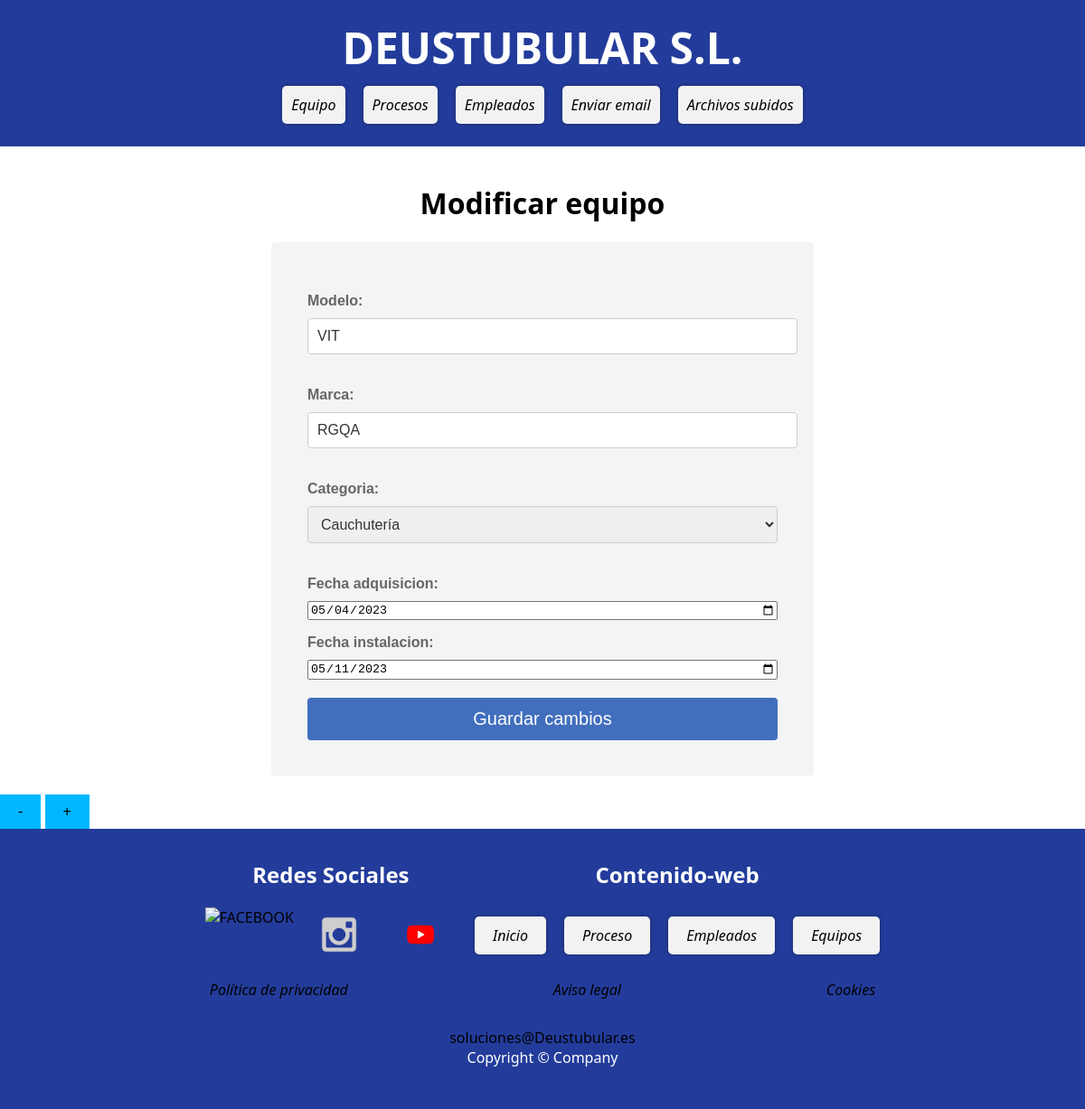
/appdeustutub/equipo/modificar/10/, run on the app's committed database.
### appdeustutub/models.py (models this page shows, shortened)
class Equipo(models.Model):
    modelo = models.CharField(max_length=100)
    marca = models.CharField(max_length=100)
    categoria = models.ForeignKey(Categoria, on_delete=models.CASCADE)
    fecha_adquisicion = models.DateField()
    fecha_instalacion = models.DateField()

### appdeustutub/views.py (the view)
# urls.py: path('equipo/modificar/<int:equipo_id>/', views.modificar_equipo, name='modificar_equipo'),
def modificar_equipo(request, equipo_id):
    equipo = get_object_or_404(Equipo, pk=equipo_id)
    if request.method == 'POST':
        form = EquipoForm(request.POST, instance=equipo)
        if form.is_valid():
            form.save()
            return redirect('equipo-detail', pk=equipo_id)
    else:
        form = EquipoForm(instance=equipo)
    return render(request, 'modificar_equipo.html', {'form': form})

### appdeustutub/forms.py
class EquipoForm(forms.ModelForm):
    class Meta:
        model = Equipo
        fields = ['modelo', 'marca', 'categoria', 'fecha_adquisicion', 'fecha_instalacion']
        widgets = {
            'fecha_adquisicion': forms.DateInput(attrs={'type': 'date'}),
            'fecha_instalacion': forms.DateInput(attrs={'type': 'date'})
        }

### appdeustutub/models.py (called while the page is built)
    def __str__(self):
        return self.nombre

### appdeustutub/templates/modificar_equipo.html (shortened to what this page needs)
{% extends "base.html" %}
{% load static %}
{% block contenido %}
<div id="add-content">
    <h1>Modificar equipo</h1>
    <form id="formulario" method="POST">
        {{ form.as_p }}
        <button type="submit">Guardar cambios</button>
    </form>
</div>
{% endblock %}

### static/css/style.css (style rules this page uses)
body { margin: 0; padding: 0; font-family: 'Segoe UI', Tahoma, Geneva, Verdana, sans-serif; }
h1, h2 { text-align: center; }
form { display: block; max-width: 600px; margin: 0 auto; padding: 40px; border-radius: 5px; background-color: #f4f4f4; font-family: Arial, Helvetica, sans-serif; }
#add-content { max-width: 600px; margin: 0 auto; padding: 20px; background-color: #ffffff; min-height: 70vh; justify-content: center; }
form label { display: block; margin-bottom: 10px; font-weight: bold; color: #666; }
form select, form input[type="number"], form input[type="text"], form input[type="email"], form input[type="password"], form textarea { display: block; grid-template-columns: auto; align-items: baseline; width: 100%; padding: 10px; margin-bottom: 20px; border: 1px solid #ccc; border-radius: 4px; font-size: 16px; color: #333; }
form p { display: grid; }
form button[type="submit"] { display: block; font-size: 20px; width: 100%; padding: 12px; margin-top: 20px; background-color: #416fbd; color: #ffffff; border: none; border-radius: 4px; cursor: pointer; }
button { padding: 10px 20px; font-size: 16px; background-color: rgb(0, 183, 255); border: none; cursor: pointer; }

### data on the page
Equipo: modelo "VIT", marca "RGQA", categoria "Cauchutería", fecha_adquisicion "05/04/2023", fecha_instalacion "05/11/2023"
